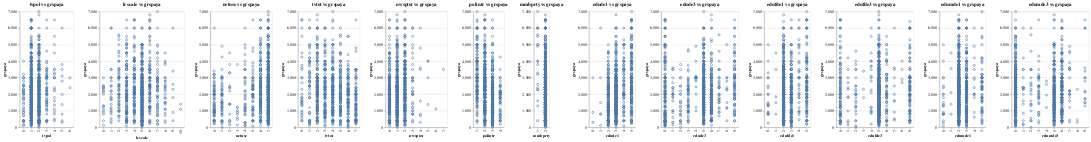

Write notebook code for a chart like this one.
### Code cell
charts_scatter = []

for column in reg_capped.columns:
    if column != 'grspaya':
        chart_s = alt.Chart(reg_capped).mark_point().encode(
            x=alt.X(column, title=column),
            y=alt.Y('grspaya', title='grspaya'),
            tooltip=[column, 'grspaya']
        ).properties(
            title=f'{column} vs grspaya'
        )
        charts_scatter.append(chart_s)

combined_scatter = alt.hconcat(*charts_scatter, spacing=20)

combined_scatter

### Figure 1 — Vega-Lite specification as saved in the notebook (floating-point values rounded to 4 significant figures; data arrays with more than 128 entries replaced by an {"elided": "..."} marker saying what was removed)
{"config": {"view": {"continuousWidth": 300, "continuousHeight": 300}}, "hconcat": [{"mark": {"type": "point"}, "encoding": {"tooltip": [{"field": "tvpol", "type": "nominal"}, {"field": "grspaya", "type": "quantitative"}], "x": {"field": "tvpol", "title": "tvpol", "type": "nominal"}, "y": {"field": "grspaya", "title": "grspaya", "type": "quantitative"}}, "title": "tvpol vs grspaya"}, {"mark": {"type": "point"}, "encoding": {"tooltip": [{"field": "lrscale", "type": "nominal"}, {"field": "grspaya", "type": "quantitative"}], "x": {"field": "lrscale", "title": "lrscale", "type": "nominal"}, "y": {"field": "grspaya", "title": "grspaya", "type": "quantitative"}}, "title": "lrscale vs grspaya"}, {"mark": {"type": "point"}, "encoding": {"tooltip": [{"field": "netuse", "type": "nominal"}, {"field": "grspaya", "type": "quantitative"}], "x": {"field": "netuse", "title": "netuse", "type": "nominal"}, "y": {"field": "grspaya", "title": "grspaya", "type": "quantitative"}}, "title": "netuse vs grspaya"}, {"mark": {"type": "point"}, "encoding": {"tooltip": [{"field": "tvtot", "type": "nominal"}, {"field": "grspaya", "type": "quantitative"}], "x": {"field": "tvtot", "title": "tvtot", "type": "nominal"}, "y": {"field": "grspaya", "title": "grspaya", "type": "quantitative"}}, "title": "tvtot vs grspaya"}, {"mark": {"type": "point"}, "encoding": {"tooltip": [{"field": "nwsptot", "type": "nominal"}, {"field": "grspaya", "type": "quantitative"}], "x": {"field": "nwsptot", "title": "nwsptot", "type": "nominal"}, "y": {"field": "grspaya", "title": "grspaya", "type": "quantitative"}}, "title": "nwsptot vs grspaya"}, {"mark": {"type": "point"}, "encoding": {"tooltip": [{"field": "polintr", "type": "nominal"}, {"field": "grspaya", "type": "quantitative"}], "x": {"field": "polintr", "title": "polintr", "type": "nominal"}, "y": {"field": "grspaya", "title": "grspaya", "type": "quantitative"}}, "title": "polintr vs grspaya"}, {"mark": {"type": "point"}, "encoding": {"tooltip": [{"field": "mmbprty", "type": "nominal"}, {"field": "grspaya", "type": "quantitative"}], "x": {"field": "mmbprty", "title": "mmbprty", "type": "nominal"}, "y": {"field": "grspaya", "title": "grspaya", "type": "quantitative"}}, "title": "mmbprty vs grspaya"}, {"mark": {"type": "point"}, "encoding": {"tooltip": [{"field": "edude1", "type": "nominal"}, {"field": "grspaya", "type": "quantitative"}], "x": {"field": "edude1", "title": "edude1", "type": "nominal"}, "y": {"field": "grspaya", "title": "grspaya", "type": "quantitative"}}, "title": "edude1 vs grspaya"}, {"mark": {"type": "point"}, "encoding": {"tooltip": [{"field": "edude3", "type": "nominal"}, {"field": "grspaya", "type": "quantitative"}], "x": {"field": "edude3", "title": "edude3", "type": "nominal"}, "y": {"field": "grspaya", "title": "grspaya", "type": "quantitative"}}, "title": "edude3 vs grspaya"}, {"mark": {"type": "point"}, "encoding": {"tooltip": [{"field": "edufde1", "type": "nominal"}, {"field": "grspaya", "type": "quantitative"}], "x": {"field": "edufde1", "title": "edufde1", "type": "nominal"}, "y": {"field": "grspaya", "title": "grspaya", "type": "quantitative"}}, "title": "edufde1 vs grspaya"}, {"mark": {"type": "point"}, "encoding": {"tooltip": [{"field": "edufde3", "type": "nominal"}, {"field": "grspaya", "type": "quantitative"}], "x": {"field": "edufde3", "title": "edufde3", "type": "nominal"}, "y": {"field": "grspaya", "title": "grspaya", "type": "quantitative"}}, "title": "edufde3 vs grspaya"}, {"mark": {"type": "point"}, "encoding": {"tooltip": [{"field": "edumde1", "type": "nominal"}, {"field": "grspaya", "type": "quantitative"}], "x": {"field": "edumde1", "title": "edumde1", "type": "nominal"}, "y": {"field": "grspaya", "title": "grspaya", "type": "quantitative"}}, "title": "edumde1 vs grspaya"}, {"mark": {"type": "point"}, "encoding": {"tooltip": [{"field": "edumde3", "type": "nominal"}, {"field": "grspaya", "type": "quantitative"}], "x": {"field": "edumde3", "title": "edumde3", "type": "nominal"}, "y": {"field": "grspaya", "title": "grspaya", "type": "quantitative"}}, "title": "edumde3 vs grspaya"}], "data": {"name": "data-e45da4181e7dc823667dec1c68ec4bde"}, "spacing": 20, "$schema": "https://vega.github.io/schema/vega-lite/v5.16.3.json", "datasets": {"data-e45da4181e7dc823667dec1c68ec4bde": {"elided": "834 records"}}}
